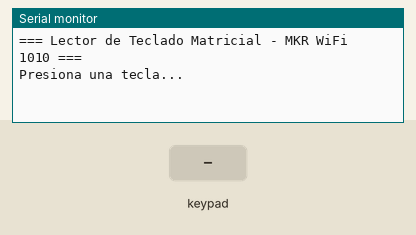
A sketch run on a simulated Arduino Uno, built with avr-gcc and run on an emulated ATmega328P. Shown: the last lines printed to the serial monitor. Inputs (shaded band) come from the test bench.

Above: at 1.2 s.
1.3 s: key '1' pressed
At 2.2 s:
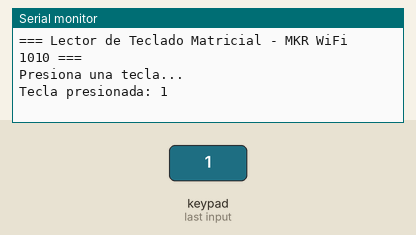
2.8 s: keypad keys 2 3 4 5 # pressed 0.4 s apart
At 5.8 s:
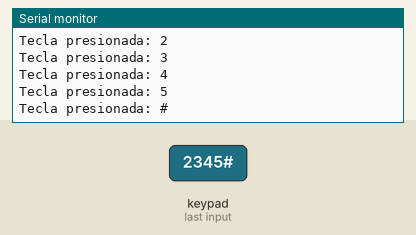
6.3 s: key 'A' pressed
At 7.5 s:
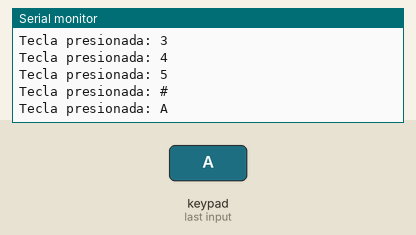
7.8 s: keypad keys 2 3 4 5 * pressed 0.4 s apart
At 10.8 s:
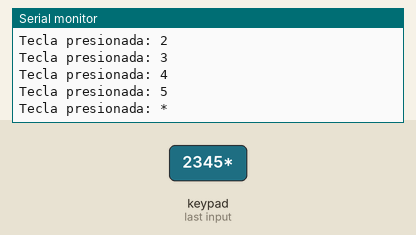
11.3 s: key 'B' pressed
At 12.4 s:
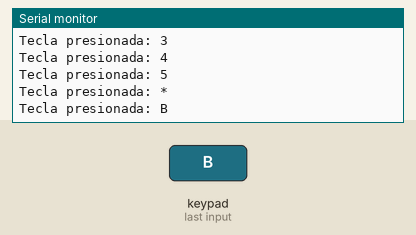
12.8 s: keypad keys 2 3 4 5 D pressed 0.4 s apart
At 14.8 s:
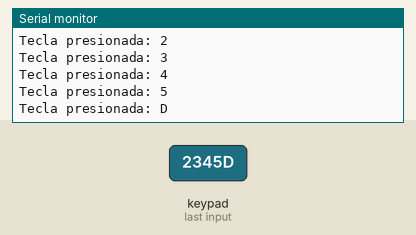
Timing chart, 0 to 16.3 s (numbered marks = the images above; inputs shaded):
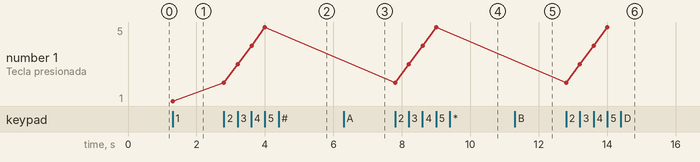

Measured:
- after the input at 1.3 s, the serial monitor: prints a new line at once (image 1)
- after the input at 2.8 s, the serial monitor: prints a new line at once (image 2)
- after the input at 6.3 s, the serial monitor: prints a new line at once (image 3)
- after the input at 7.8 s, the serial monitor: prints a new line at once (image 4)
- after the input at 11.3 s, the serial monitor: prints a new line at once (image 5)
- after the input at 12.8 s, the serial monitor: prints a new line at once (image 6)
- plotted number 1: 1 → 5 after the input at 2.8 s

The sketch:

Keypad.ino
```cpp
#include <Keypad.h>

// --- Configuración del teclado ---
const byte FILAS = 4;      // Número de filas
const byte COLUMNAS = 4;   // Número de columnas

// Mapa del teclado
char teclas[FILAS][COLUMNAS] = {
  {'1','2','3','A'},
  {'4','5','6','B'},
  {'7','8','9','C'},
  {'*','0','#','D'}
};

// Pines conectados a las filas y columnas del teclado
// ✅ Elegidos para no interferir con WiFi, I2C o SPI
byte pinesFilas[FILAS] = {2, 3, 4, 5};      // Pines digitales para las filas
byte pinesColumnas[COLUMNAS] = {6, 7, 8, 9}; // Pines digitales para las columnas

// Crear el objeto Keypad
Keypad teclado = Keypad(makeKeymap(teclas), pinesFilas, pinesColumnas, FILAS, COLUMNAS);

void setup() {
  Serial.begin(9600);
  while (!Serial); // Espera que el puerto serie esté listo (importante en MKR)
  Serial.println("=== Lector de Teclado Matricial - MKR WiFi 1010 ===");
  Serial.println("Presiona una tecla...");
}

void loop() {
  char tecla = teclado.getKey();  // Lee la tecla presionada

  if (tecla) {  // Si se presionó una tecla
    Serial.print("Tecla presionada: ");
    Serial.println(tecla);
  }
}
```
